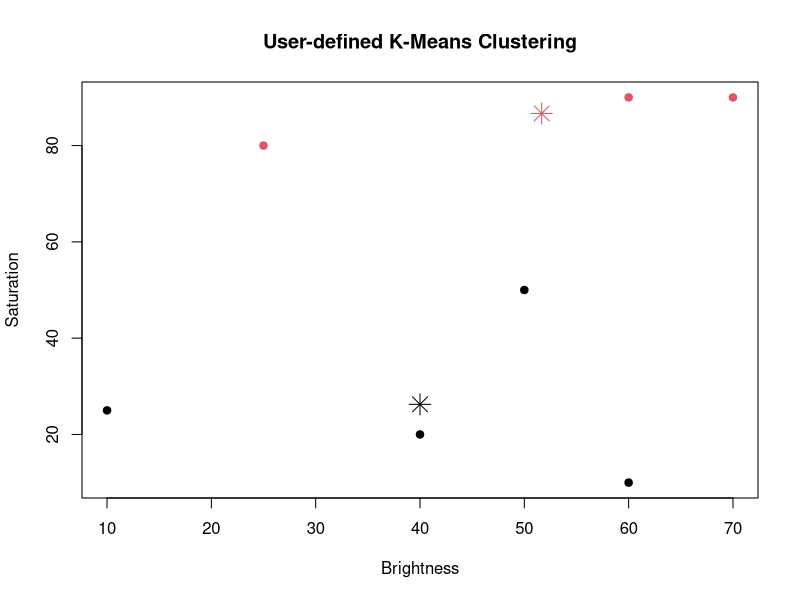

R code for this plot:
# ----- Dataset -----
brightness <- c(40, 50, 60, 10, 70, 60, 25)
saturation <- c(20, 50, 90, 25, 90, 10, 80)
data <- data.frame(brightness, saturation)


# ----- User-defined K-means Function -----
my_kmeans <- function(data, k, max_iter = 100) {
  set.seed(123)  # for reproducibility
  
  # Step 1: Randomly initialize cluster centers
  centers <- data[sample(1:nrow(data), k), ]
  
  for (iter in 1:max_iter) {
    # Step 2: Assign each point to nearest center manually
    cluster_assignment <- c()
    
    for (i in 1:nrow(data)) {
      # Compute Euclidean distance from each center
      distances <- apply(centers, 1, function(center) {
        sqrt(sum((data[i, ] - center) ^ 2))
      })
      # Assign to the nearest cluster
      cluster_assignment[i] <- which.min(distances)
    }
    
    # Step 3: Compute new centers
    new_centers <- centers
    for (j in 1:k) {
      cluster_points <- data[cluster_assignment == j, ]
      if (nrow(cluster_points) > 0) {
        new_centers[j, ] <- colMeans(cluster_points)
      }
    }
    
    # Step 4: Check for convergence
    if (all(abs(new_centers - centers) < 1e-6)) {
      cat("✅ Converged after", iter, "iterations\n")
      break
    }
    
    centers <- new_centers
  }
  
  # Step 5: Return results
  result <- list(centers = centers, clusters = cluster_assignment)
  return(result)
}


# ----- Run the Function -----
result <- my_kmeans(data, k = 2)
print(result$centers)
print(result$clusters)


# ----- Visualization -----
data$cluster <- result$clusters

plot(data$brightness, data$saturation,
     col = data$cluster, pch = 19,
     xlab = "Brightness", ylab = "Saturation",
     main = "User-defined K-Means Clustering")

points(result$centers$brightness, result$centers$saturation,
       col = 1:2, pch = 8, cex = 2)
